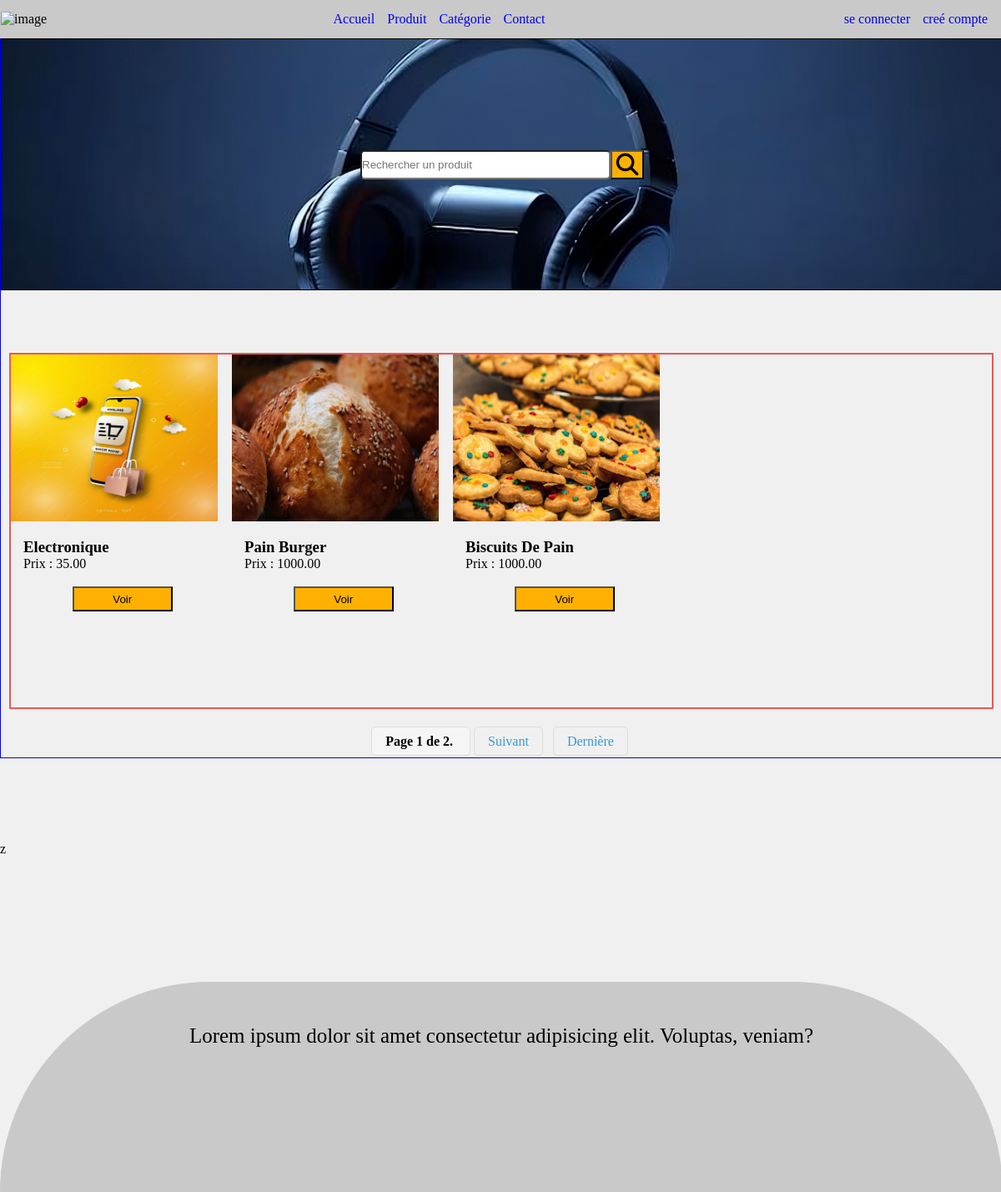
The app's page /product-list/, older data.
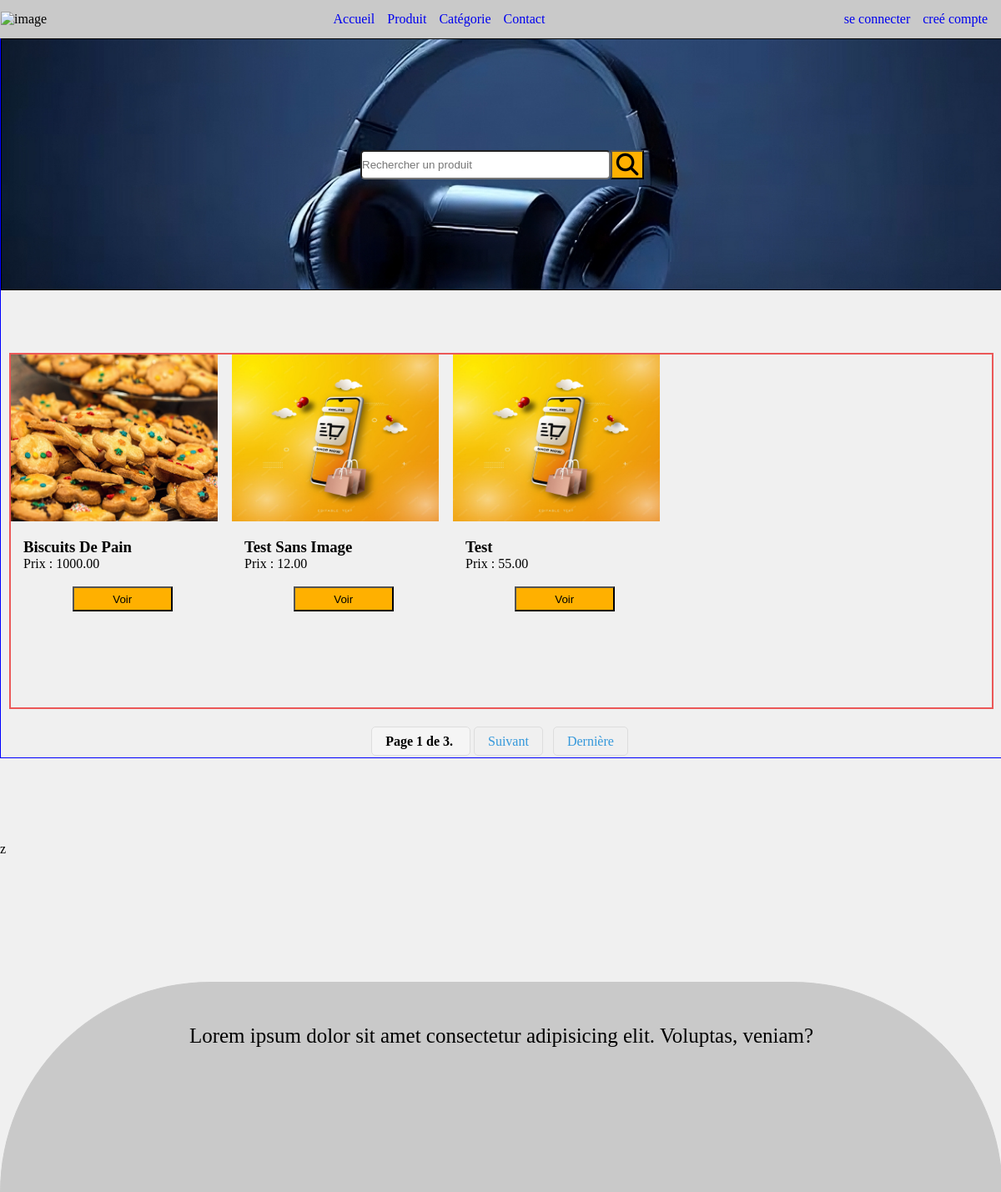
The same page, newer data.
### siteweb/models.py (models this page shows, shortened)
class Products(models.Model):
    author = models.ForeignKey(get_user_model(), on_delete=models.CASCADE)
    category = models.ForeignKey(Category, on_delete=models.SET_NULL, null=True, blank=True)
    name = models.CharField(max_length=100)
    description = models.TextField(max_length=300)
    price = models.DecimalField(max_digits=10, decimal_places=2)
    stock = models.PositiveIntegerField()
    slug = models.CharField(max_length=100, unique=True, blank=True)
    status = models.BooleanField(default=True)
    date_on = models.DateTimeField(auto_now_add=True)
    image = models.ImageField(upload_to='products', blank=True, null=True)

### siteweb/views.py (the view)
# urls.py: path('product-list/',ListProducts.as_view(), name='products' ),
class ListProducts(ListView):
    template_name = 'siteweb/listProducts-products.html'
    model = Products
    context_object_name = 'products'
    paginate_by = 3
    def get_queryset(self):
        q = self.request.GET.get('q')
        if q:
            return Products.objects.filter(name__icontains=q, status=True)
        return Products.objects.filter(status=True)

### siteweb/templates/siteweb/listProducts-products.html (shortened to what this page needs)
{% extends 'index.html' %}
{% block header %}
{% load static %}
<link rel="stylesheet" href="{% static 'siteweb/css/product.css' %}">
<link rel="stylesheet" href="https://cdnjs.cloudflare.com/ajax/libs/font-awesome/6.6.0/css/all.min.css" />
{% endblock %}
{% block container %}
<div class="product-container">
    <div class="accueil-image">
        <form method="GET" action="{% url 'products' %}" class="search-form">
            <input type="search" name="q" placeholder="Rechercher un produit">
            <button type="submit" class="search-buttom"></button>
        </form>
    </div>
    <div class="container-article">
        {% for product in products %}
        <article>
            <a href="{% url 'detail-product' slug=product.slug %}">
                {% if product.image %}
                <div class="image-carte">
                    <img src="{{ product.image.url }}" alt="image">
                </div>
                {% else %}
                <div class="image-carte">
                    <img src="{% static 'siteweb/images/image.png' %}" alt="image">
                </div>
                {% endif %}
            </a>
            <h3 style="margin-top: 20px; margin-left: 15px;">{{product.name}}</h3>
            <p style=" margin-left: 15px; margin-bottom: 0px;">
                Prix : {{product.price}}<br><br>
                <a href="{% url 'detail-product' slug=product.slug %}"><button type="button">Voir</button></a>
            </p>
        </article>
        {% endfor %}
    </div>
    <div class="pagination">
        <span class="step-links">
            <span class="current">
                Page {{ page_obj.number }} de {{ page_obj.paginator.num_pages }}.
            </span>
            {% if page_obj.has_next %}
            <a href="?page={{ page_obj.next_page_number }}">Suivant</a>
            <a href="?page={{ page_obj.paginator.num_pages }}">Dernière</a>
            {% endif %}
        </span>
    </div>
</div>
{% endblock %}

Row changes from the older to the newer data that the page shows:
removed Products: image (picture), name "Electronique", price "35.00"
removed Products: image (picture), name "Pain Burger", price "1000.00"
now on this page (row unchanged): Products: name "Test Sans Image", price "12.00"
now on this page (row unchanged): Products: name "Test", price "55.00"
Text that changed along with them:
{{ page_obj.paginator.num_pages }}: "2" → "3"
